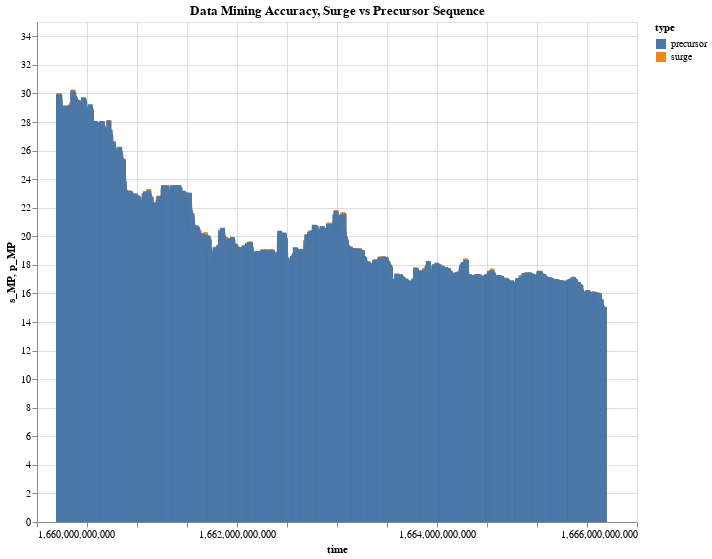

Notebook code cell kept with this figure:
### Markdown cell above
## visualize proof of algorithmic accuracy

this chart will plot the price time series, with an area of precursor and surge, as proof of our algorithmic accuracy.

### Code cell
subset = sequence_df[:4999]
line = alt.Chart(subset).mark_line(color='green').encode(
    x='time',
    y='s_MP'
)

s_bar = alt.Chart(subset).mark_bar().encode(
    x='time',
    y='s_MP',
    color='type:N'
)

p_bar = alt.Chart(subset).mark_bar().encode(
    x='time',
    y='p_MP',
    color='type:N'
)

chart = (line + s_bar + p_bar).properties(width=600, height=500)
chart.title = 'Data Mining Accuracy, Surge vs Precursor Sequence'
subtitle = 'Precursors are contiguous periods where percentage rate of growth is less than threshold'
chart.properties(title=alt.TitleParams(text=[chart.title, subtitle], baseline='bottom', orient='top', anchor='start', fontSize=14))
chart.interactive()

### Figure 1 — Vega-Lite specification as saved in the notebook (floating-point values rounded to 4 significant figures; data arrays with more than 128 entries replaced by an {"elided": "..."} marker saying what was removed)
{"config": {"view": {"continuousWidth": 300, "continuousHeight": 300}}, "layer": [{"mark": {"type": "line", "color": "green"}, "encoding": {"x": {"field": "time", "type": "quantitative"}, "y": {"field": "s_MP", "type": "quantitative"}}, "name": "view_3"}, {"mark": {"type": "bar"}, "encoding": {"color": {"field": "type", "type": "nominal"}, "x": {"field": "time", "type": "quantitative"}, "y": {"field": "s_MP", "type": "quantitative"}}}, {"mark": {"type": "bar"}, "encoding": {"color": {"field": "type", "type": "nominal"}, "x": {"field": "time", "type": "quantitative"}, "y": {"field": "p_MP", "type": "quantitative"}}}], "data": {"name": "data-1ecdfde02bac5d15747b84138cac9010"}, "height": 500, "params": [{"name": "param_3", "select": {"type": "interval", "encodings": ["x", "y"]}, "bind": "scales", "views": ["view_3"]}], "title": "Data Mining Accuracy, Surge vs Precursor Sequence", "width": 600, "$schema": "https://vega.github.io/schema/vega-lite/v5.8.0.json", "datasets": {"data-1ecdfde02bac5d15747b84138cac9010": {"elided": "4999 records"}}}
